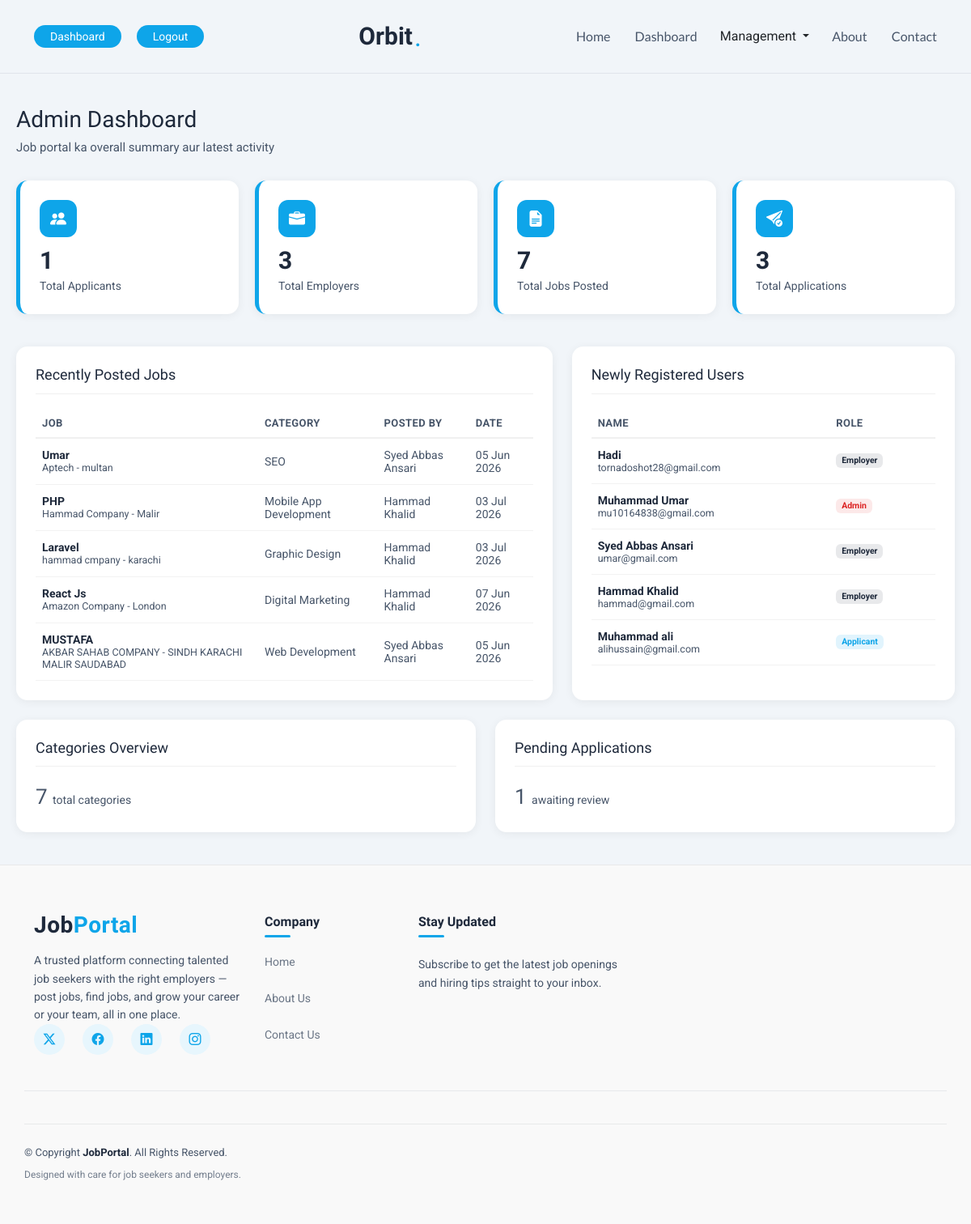
Page /admin/Dashboard.php (signed in) on the earlier database version.
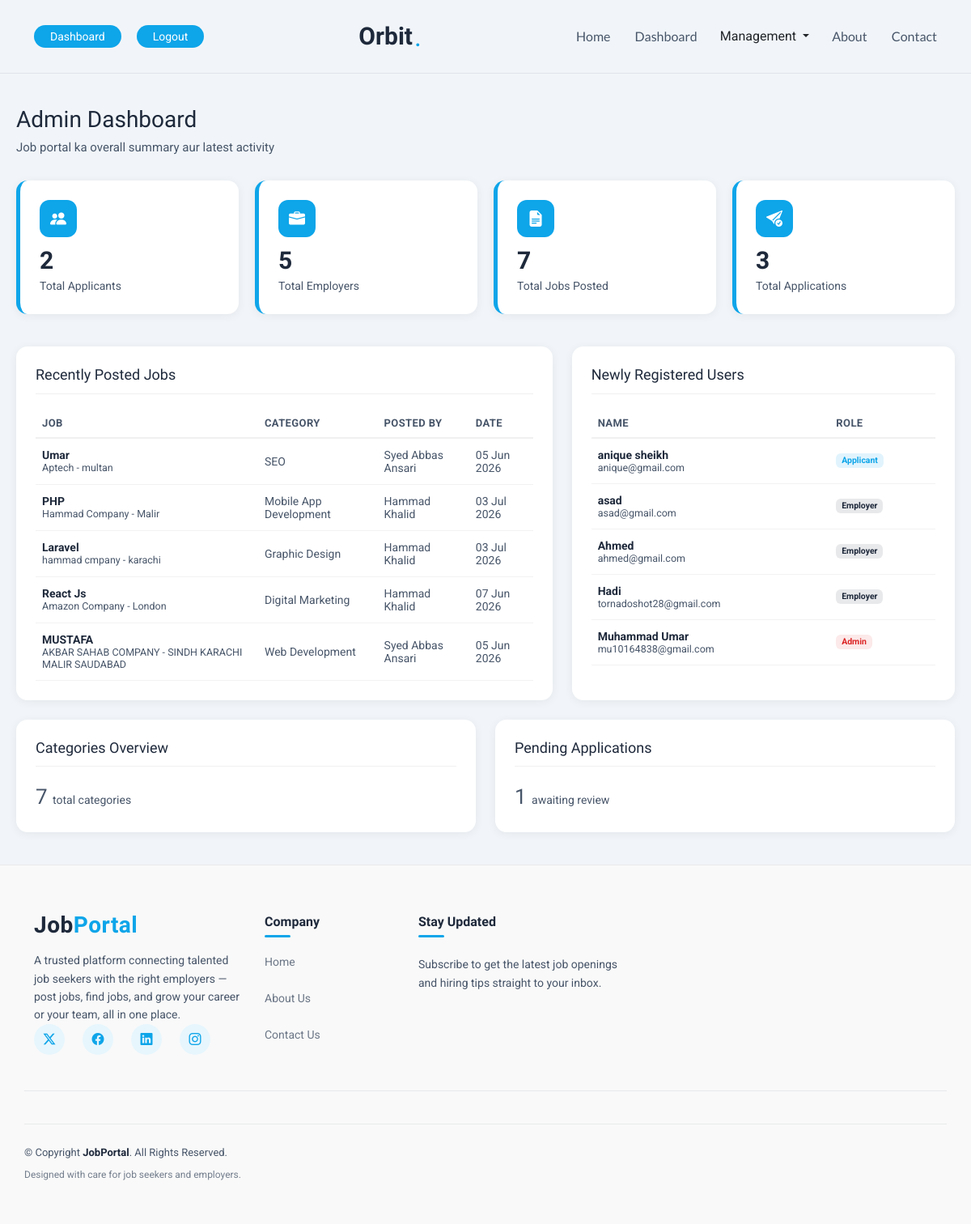
Same page on the later database version.
### tables this page shows
CREATE TABLE `jobs` (
  `id` int(11) NOT NULL,
  `user_id` int(11) DEFAULT NULL,
  `title` varchar(255) DEFAULT NULL,
  `company` varchar(255) DEFAULT NULL,
  `location` varchar(255) DEFAULT NULL,
  `salary` varchar(100) DEFAULT NULL,
  `description` text DEFAULT NULL,
  `created_at` timestamp NOT NULL DEFAULT current_timestamp(),
  `category_id` int(11) DEFAULT NULL,
  `status` varchar(20) DEFAULT 'open'
);

CREATE TABLE `categories` (
  `id` int(11) NOT NULL,
  `name` varchar(100) NOT NULL
);

CREATE TABLE `users` (
  `id` int(11) NOT NULL,
  `fullname` varchar(100) DEFAULT NULL,
  `profile_image` varchar(255) DEFAULT 'user.png',
  `email` varchar(100) DEFAULT NULL,
  `password` varchar(255) DEFAULT NULL,
  `role` varchar(55) NOT NULL,
  `bio` text DEFAULT NULL,
  `skills` text DEFAULT NULL,
  `experience` varchar(100) DEFAULT NULL,
  `cv_file` varchar(255) DEFAULT NULL,
  `created_at` timestamp NOT NULL DEFAULT current_timestamp() ON UPDATE current_timestamp(),
  `company_name` varchar(150) DEFAULT NULL,
  `company_logo` varchar(255) DEFAULT NULL,
  `company_website` varchar(255) DEFAULT NULL,
  `company_email` varchar(150) DEFAULT NULL,
  `company_phone` varchar(30) DEFAULT NULL,
  `industry` varchar(100) DEFAULT NULL,
  `company_size` varchar(50) DEFAULT NULL,
  `founded_year` year(4) DEFAULT NULL,
  `city` varchar(100) DEFAULT NULL,
  `address` text DEFAULT NULL,
  `about_company` text DEFAULT NULL,
  `linkedin` varchar(255) DEFAULT NULL
);

### admin/dashboard.php (the view, shortened to what the changed rows need)
<?php
include("../includes/config.php");
$applicantquery = "SELECT COUNT(*) AS total FROM users WHERE role='applicant'";
$applicantqueryresult = mysqli_query($conn, $applicantquery);
$applicantdata = mysqli_fetch_assoc($applicantqueryresult);
$totalApplicants = $applicantdata['total'];
$employerquery = "SELECT COUNT(*) AS total FROM users WHERE role='employer'";
$employerqueryresult = mysqli_query($conn, $employerquery);
$employerdata = mysqli_fetch_assoc($employerqueryresult);
$totalEmployers = $employerdata['total'];
$recentjobsquery = "SELECT jobs.*, users.fullname, categories.name AS category_name
FROM jobs
INNER JOIN users ON jobs.user_id = users.id
INNER JOIN categories ON jobs.category_id = categories.id
ORDER BY jobs.id DESC
LIMIT 5";
$recentjobsqueryresult = mysqli_query($conn, $recentjobsquery);
$recentusersquery = "SELECT * FROM users ORDER BY id DESC LIMIT 5";
$recentusersqueryresult = mysqli_query($conn, $recentusersquery);
?>
<?php include('../includes/header.php'); ?>
<section class="admin-dashboard">
  <h1>Admin Dashboard</h1>
  <div class="stats-grid">
    <div class="stat-card">
      <div class="icon">
        <i class="bi bi-people-fill"></i>
      </div>
      <div class="number">
        <?php echo $totalApplicants; ?>
      </div>
      <div class="label">
        Total Applicants
      </div>
    </div>
    <div class="stat-card">
      <div class="icon">
        <i class="bi bi-briefcase-fill"></i>
      </div>
      <div class="number">
        <?php echo $totalEmployers; ?>
      </div>
      <div class="label">
        Total Employers
      </div>
    </div>
  </div>
  <div class="dashboard-panels">
    <div class="panel">
      <h2>Recently Posted Jobs</h2>
      <table class="data-table">
        <thead>
          <tr>
            <th>Job</th>
            <th>Category</th>
            <th>Posted By</th>
            <th>Date</th>
          </tr>
        </thead>
        <tbody>
          <?php
          if (mysqli_num_rows($recentjobsqueryresult) > 0) {
            while ($job = mysqli_fetch_assoc($recentjobsqueryresult)) {
          ?>
              <tr>
                <td class="job-title-cell">
                  <strong>
                    <?php echo $job['title']; ?>
                  </strong>
                  <span>
                    <?php echo $job['company']; ?>
                    -
                    <?php echo $job['location']; ?>
                  </span>
                </td>
                <td>
                  <?php echo $job['category_name']; ?>
                </td>
                <td>
                  <?php echo $job['fullname']; ?>
                </td>
                <td>
                  <?php echo date("d M Y", strtotime($job['created_at'])); ?>
                </td>
              </tr>
            <?php
            }
          } ?>
        </tbody>
      </table>
    </div>
    <div class="panel">
      <h2>Newly Registered Users</h2>
      <table class="data-table">
        <thead>
          <tr>
            <th>Name</th>
            <th>Role</th>
          </tr>
        </thead>
        <tbody>
          <?php
          if (mysqli_num_rows($recentusersqueryresult) > 0) {
            while ($user = mysqli_fetch_assoc($recentusersqueryresult)) {
          ?>
              <tr>
                <td class="job-title-cell">
                  <strong>
                    <?php echo $user['fullname']; ?>
                  </strong>
                  <span>
                    <?php echo $user['email']; ?>
                  </span>
                </td>
                <td>
                  <span class="badge <?php echo $user['role']; ?>">
                    <?php echo $user['role']; ?>
                  </span>
                </td>
              </tr>
            <?php
            }
          } ?>
        </tbody>
      </table>
    </div>
  </div>
  <div class="dashboard-panels" style="margin-top:24px; grid-template-columns:1fr 1fr;">
    <div class="panel">
      <h2>Categories Overview</h2>
    </div>
    <div class="panel">
      <h2>Pending Applications</h2>
    </div>
  </div>
</section>
<?php include('../includes/footer.php'); ?>

Differences in the rows shown:
no longer on this page (row unchanged): users: fullname "Syed Abbas Ansari", email "umar@gmail.com", role "Employer"
no longer on this page (row unchanged): users: fullname "Hammad Khalid", email "hammad@gmail.com", role "Employer"
no longer on this page (row edited): users: fullname "Muhammad ali", email "alihussain@gmail.com", role "Applicant"
added users: fullname "anique sheikh", email "anique@gmail.com", role "Applicant"
added users: fullname "asad", email "asad@gmail.com", role "Employer"
added users: fullname "Ahmed", email "ahmed@gmail.com", role "Employer"
Other differences:
$totalApplicants: "1" → "2"
$totalEmployers: "3" → "5"
